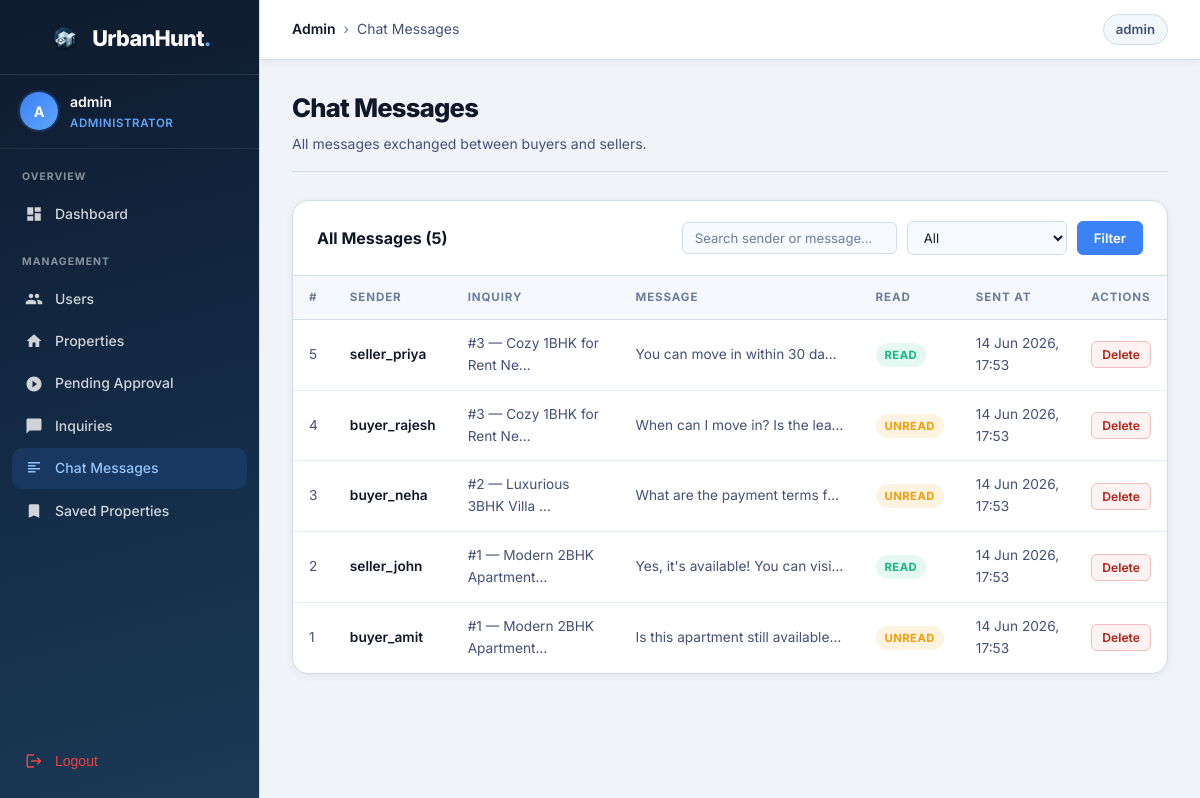
Page /panel/messages/ (signed in) on the committed database.
### core/models.py (models this page shows, shortened)
class User(AbstractUser):
	class Role(models.TextChoices):
		BUYER = "buyer", "Buyer"
		SELLER = "seller", "Seller"
		ADMIN = "admin", "Admin"
	role = models.CharField(max_length=10, choices=Role.choices, default=Role.BUYER)
	mobile_no = models.CharField(
		max_length=15,
		blank=True,
		validators=[RegexValidator(regex=r"^\+?[0-9]{10,15}$", message="Enter a valid mobile number.")],
	)

class ChatMessage(models.Model):
	inquiry = models.ForeignKey(InquiryChat, on_delete=models.CASCADE, related_name="messages")
	sender = models.ForeignKey(User, on_delete=models.CASCADE, related_name="chat_messages")
	message = models.TextField()
	created_at = models.DateTimeField(auto_now_add=True)
	read_at = models.DateTimeField(blank=True, null=True)
	class Meta:
		ordering = ["created_at"]

class InquiryChat(models.Model):
	buyer = models.ForeignKey(
		User,
		on_delete=models.CASCADE,
		related_name="inquiries",
		limit_choices_to={"role": User.Role.BUYER},
	)
	property = models.ForeignKey(Property, on_delete=models.CASCADE, related_name="inquiries")
	message = models.TextField()
	created_at = models.DateTimeField(auto_now_add=True)
	class Meta:
		ordering = ["-created_at"]

class Property(models.Model):
	class PropertyType(models.TextChoices):
		RENT = "rent", "Rent"
		SELL = "sell", "Sell"
	class PropertyStatus(models.TextChoices):
		AVAILABLE = "available", "Available"
		SOLD = "sold", "Sold"
		RENTED = "rented", "Rented"
	title = models.CharField(max_length=255)
	description = models.TextField()
	price = models.CharField(
		max_length=50,
		help_text="e.g., 1.3 cr, 25 lakh, 5k, ₹2500000"
	)
	location = models.CharField(max_length=255)
	property_type = models.CharField(max_length=10, choices=PropertyType.choices)
	amenities = models.TextField(blank=True)
	image = models.FileField(upload_to="properties/images/")
	documents = models.FileField(upload_to="properties/documents/", blank=True, null=True)
	seller = models.ForeignKey(
		User,
		on_delete=models.CASCADE,
		related_name="properties",
		limit_choices_to={"role": User.Role.SELLER},
	)
	is_verified = models.BooleanField(default=False)
	status = models.CharField(
		max_length=10,
		choices=PropertyStatus.choices,
		default=PropertyStatus.AVAILABLE,
	)
	created_at = models.DateTimeField(auto_now_add=True)
	updated_at = models.DateTimeField(auto_now=True)

### core/views.py (the view)
# urls.py: path("panel/messages/", views.admin_messages, name="admin_messages"),
@login_required
def admin_messages(request):
	guard = _require_admin(request)
	if guard:
		return guard
	qs = ChatMessage.objects.select_related(
		"sender", "inquiry", "inquiry__property"
	).order_by("-created_at")
	q = request.GET.get("q", "").strip()
	read_filter = request.GET.get("read", "").strip()
	if q:
		qs = qs.filter(Q(sender__username__icontains=q) | Q(message__icontains=q))
	if read_filter == "unread":
		qs = qs.filter(read_at__isnull=True)
	elif read_filter == "read":
		qs = qs.filter(read_at__isnull=False)
	return render(request, "admin_panel/messages.html", {
		"page_obj": _paginate(qs, request),
		"admin_stats": _admin_stats(),
	})

### core/context_processors.py (called while the page is built, shortened)
def chat_notifications(request):
	user = request.user
	if not user.is_authenticated or user.is_superuser or user.role == User.Role.ADMIN:
		return {"chat_notifications": {"unread_count": 0, "items": []}}

### core/views.py (called while the page is built)
def _require_admin(request):
	if not request.user.is_authenticated:
		return redirect(f"/login/?next={request.path}")
	if not (request.user.is_superuser or request.user.role == User.Role.ADMIN):
		return redirect("core:home")
	return None

def _paginate(qs, request, per_page=25):
	paginator = Paginator(qs, per_page)
	page_number = request.GET.get("page", 1)
	return paginator.get_page(page_number)

def _admin_stats():
	return {
		"total_users": User.objects.count(),
		"buyers": User.objects.filter(role=User.Role.BUYER).count(),
		"sellers": User.objects.filter(role=User.Role.SELLER).count(),
		"verified_properties": Property.objects.filter(is_verified=True).count(),
		"pending_properties": Property.objects.filter(is_verified=False).count(),
		"total_inquiries": InquiryChat.objects.count(),
		"total_messages": ChatMessage.objects.count(),
		"saved_properties": SavedProperty.objects.filter(buyer__role=User.Role.BUYER).count(),
	}

### core/templates/admin_panel/messages.html (shortened to what this page needs)
{% extends "admin_panel/base.html" %}
{% block breadcrumb %}<span class="breadcrumb-sep">›</span><span>Chat Messages</span>{% endblock %}
{% block content %}
<div class="page-header">
  <div>
    <h1 class="page-title">Chat Messages</h1>
    <p class="page-subtitle">All messages exchanged between buyers and sellers.</p>
  </div>
</div>
<div class="table-card">
  <div class="table-card-header">
    <span class="table-card-title">All Messages ({{ page_obj.paginator.count }})</span>
    <form class="table-filter-form" method="get">
      <input class="filter-input" type="text" name="q" value="{{ request.GET.q|default:'' }}" placeholder="Search sender or message…" id="msg-search" />
      <select class="filter-input" name="read" id="msg-read-filter">
        <option value="">All</option>
      </select>
      <button type="submit" class="btn btn--primary" id="msg-filter-btn">Filter</button>
    </form>
  </div>
  <div class="table-wrapper">
    <table class="admin-table">
      <thead>
        <tr>
          <th>#</th>
          <th>Sender</th>
          <th>Inquiry</th>
          <th>Message</th>
          <th>Read</th>
          <th>Sent At</th>
          <th>Actions</th>
        </tr>
      </thead>
      <tbody>
        {% for msg in page_obj %}
        <tr id="row-msg-{{ msg.id }}">
          <td>{{ msg.id }}</td>
          <td><strong>{{ msg.sender.username }}</strong></td>
          <td>#{{ msg.inquiry.id }} — {{ msg.inquiry.property.title|truncatechars:22 }}</td>
          <td style="max-width:240px;white-space:nowrap;overflow:hidden;text-overflow:ellipsis;">{{ msg.message|truncatechars:72 }}</td>
          <td>
            {% if msg.read_at %}
              <span class="badge badge--green">Read</span>
            {% else %}
              <span class="badge badge--warn">Unread</span>
            {% endif %}
          </td>
          <td>{{ msg.created_at|date:"d M Y, H:i" }}</td>
          <td>
            <div class="table-actions">
              <button type="button" class="btn btn--delete btn--sm admin-delete-btn" data-url="{% url 'core:admin_message_delete' msg.id %}" data-row="row-msg-{{ msg.id }}">Delete</button>
            </div>
          </td>
        </tr>
        {% empty %}
        <tr><td colspan="7" class="table-empty">No messages found.</td></tr>
        {% endfor %}
      </tbody>
    </table>
  </div>
</div>
{% endblock %}

### core/templates/admin_panel/base.html (shortened to what this page needs)
{% load static %}
<!DOCTYPE html>
<html lang="en">
<head>
  {% load static %}
  <link rel="stylesheet" href="{% static 'core/css/admin_panel.css' %}" />
</head>
<body>
<aside class="admin-sidebar" id="adminSidebar">
  <div class="sidebar-header">
    <a href="{% url 'core:admin_dashboard' %}" class="sidebar-brand">
      <img src="{% static 'core/images/home-hero-premium.svg' %}" alt="UrbanHunt logo" class="sidebar-brand-logo" />
      <span class="brand-text">UrbanHunt<span class="brand-dot">.</span></span>
    </a>
  </div>
  <div class="sidebar-admin-info">
    <div class="admin-avatar">{{ request.user.username|first|upper }}</div>
    <div class="admin-details">
      <span class="admin-name">{{ request.user.username }}</span>
      <span class="admin-role">Administrator</span>
    </div>
  </div>
  <nav class="sidebar-nav" aria-label="Admin Navigation">
    <div class="nav-section-label">Overview</div>
    <a href="{% url 'core:admin_dashboard' %}" class="sidebar-link {% if request.resolver_match.url_name == 'admin_dashboard' %}active{% endif %}">
      <span class="nav-icon">
        <svg viewBox="0 0 24 24"><path d="M3 13h8V3H3v10zm0 8h8v-6H3v6zm10 0h8V11h-8v10zm0-18v6h8V3h-8z"/></svg>
      </span>
      <span class="nav-label">Dashboard</span>
    </a>
    <div class="nav-section-label">Management</div>
    <a href="{% url 'core:admin_users' %}" class="sidebar-link {% if 'admin_users' in request.resolver_match.url_name %}active{% endif %}">
      <span class="nav-icon">
      </span>
      <span class="nav-label">Users</span>
    </a>
    <a href="{% url 'core:admin_properties' %}" class="sidebar-link {% if 'admin_property' in request.resolver_match.url_name or request.resolver_match.url_name == 'admin_properties' %}active{% endif %}">
      <span class="nav-icon">
        <svg viewBox="0 0 24 24"><path d="M10 20v-6h4v6h5v-8h3L12 3 2 12h3v8z"/></svg>
      </span>
      <span class="nav-label">Properties</span>
    </a>
    <a href="{% url 'core:admin_properties_pending' %}" class="sidebar-link sidebar-link--sub {% if request.resolver_match.url_name == 'admin_properties_pending' %}active{% endif %}">
      <span class="nav-icon">
        <svg viewBox="0 0 24 24"><path d="M12 2C6.48 2 2 6.48 2 12s4.48 10 10 10 10-4.48 10-10S17.52 2 12 2zm-2 14.5v-9l6 4.5-6 4.5z"/></svg>
      </span>
      <span class="nav-label">Pending Approval</span>
    </a>
    <a href="{% url 'core:admin_inquiries' %}" class="sidebar-link {% if request.resolver_match.url_name == 'admin_inquiries' %}active{% endif %}">
      <span class="nav-icon">
        <svg viewBox="0 0 24 24"><path d="M20 2H4c-1.1 0-2 .9-2 2v18l4-4h14c1.1 0 2-.9 2-2V4c0-1.1-.9-2-2-2z"/></svg>
      </span>
      <span class="nav-label">Inquiries</span>
    </a>
    <a href="{% url 'core:admin_messages' %}" class="sidebar-link {% if request.resolver_match.url_name == 'admin_messages' %}active{% endif %}">
      <span class="nav-icon">
        <svg viewBox="0 0 24 24"><path d="M4 4h16v2H4zm0 4h10v2H4zm0 4h16v2H4zm0 4h10v2H4z"/></svg>
      </span>
      <span class="nav-label">Chat Messages</span>
    </a>
    <a href="{% url 'core:admin_saved_properties' %}" class="sidebar-link {% if request.resolver_match.url_name == 'admin_saved_properties' %}active{% endif %}">
      <span class="nav-icon">
        <svg viewBox="0 0 24 24"><path d="M17 3H7c-1.1 0-1.99.9-1.99 2L5 21l7-3 7 3V5c0-1.1-.9-2-2-2z"/></svg>
      </span>
      <span class="nav-label">Saved Properties</span>
    </a>
    <form method="post" action="{% url 'core:logout' %}" class="sidebar-logout-form">
      <button type="submit" class="sidebar-link sidebar-link--logout">
        <span class="nav-icon">
          <svg viewBox="0 0 24 24"><path d="M17 7l-1.41 1.41L18.17 11H8v2h10.17l-2.58 2.58L17 17l5-5zM4 5h8V3H4c-1.1 0-2 .9-2 2v14c0 1.1.9 2 2 2h8v-2H4V5z"/></svg>
        </span>
        <span class="nav-label">Logout</span>
      </button>
    </form>
  </nav>
</aside>
<div class="admin-main" id="adminMain">
  <header class="admin-topbar">
    <div class="topbar-breadcrumb">
      <span class="breadcrumb-home">Admin</span>
      {% block breadcrumb %}<span class="breadcrumb-sep">&gt;</span><span>Dashboard</span>{% endblock %}
    </div>
    <div class="topbar-right">
      <span class="topbar-user">{{ request.user.username }}</span>
    </div>
  </header>
  <main class="admin-content">
    {% block content %}{% endblock %}
  </main>
</div>
</body>
</html>

### rows in the picture
User: user.username|first "A", user.username "admin"
ChatMessage: id "5", sender.username "seller_priya", inquiry.id "3", inquiry.property "Cozy 1BHK for Rent Ne…", message "You can move in within 30 da…", shows "READ", created_at "14 Jun 2026, 17:53"
ChatMessage: id "4", sender.username "buyer_rajesh", inquiry.id "3", inquiry.property "Cozy 1BHK for Rent Ne…", message "When can I move in? Is the lea…", shows "UNREAD", created_at "14 Jun 2026, 17:53"
ChatMessage: id "3", sender.username "buyer_neha", inquiry.id "2", inquiry.property "Luxurious 3BHK Villa …", message "What are the payment terms f…", shows "UNREAD", created_at "14 Jun 2026, 17:53"
ChatMessage: id "2", sender.username "seller_john", inquiry.id "1", inquiry.property "Modern 2BHK Apartment…", message "Yes, it's available! You can visi…", shows "READ", created_at "14 Jun 2026, 17:53"
ChatMessage: id "1", sender.username "buyer_amit", inquiry.id "1", inquiry.property "Modern 2BHK Apartment…", message "Is this apartment still available…", shows "UNREAD", created_at "14 Jun 2026, 17:53"

### other values in the picture
{{ page_obj.paginator.count }} "5"
